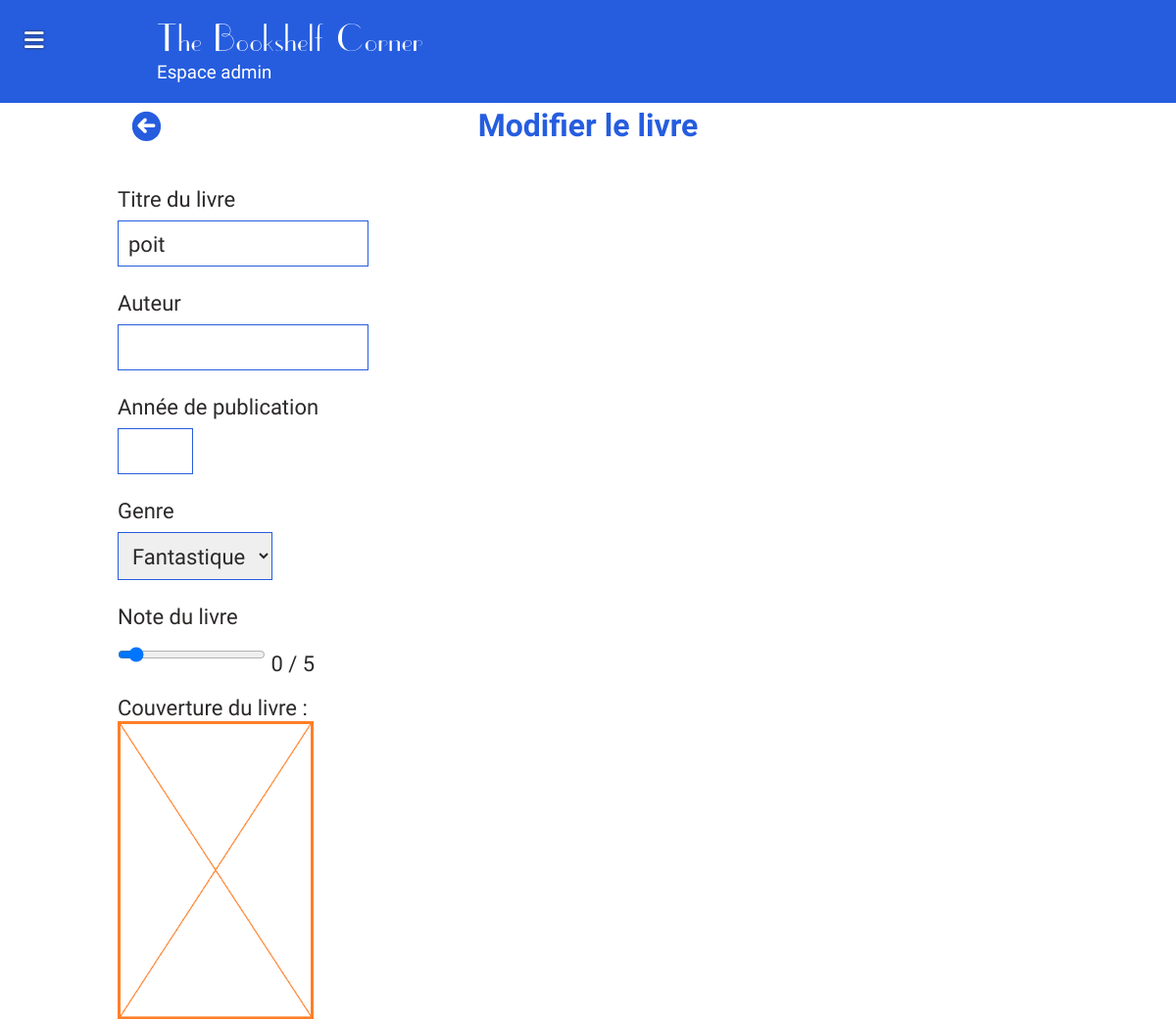
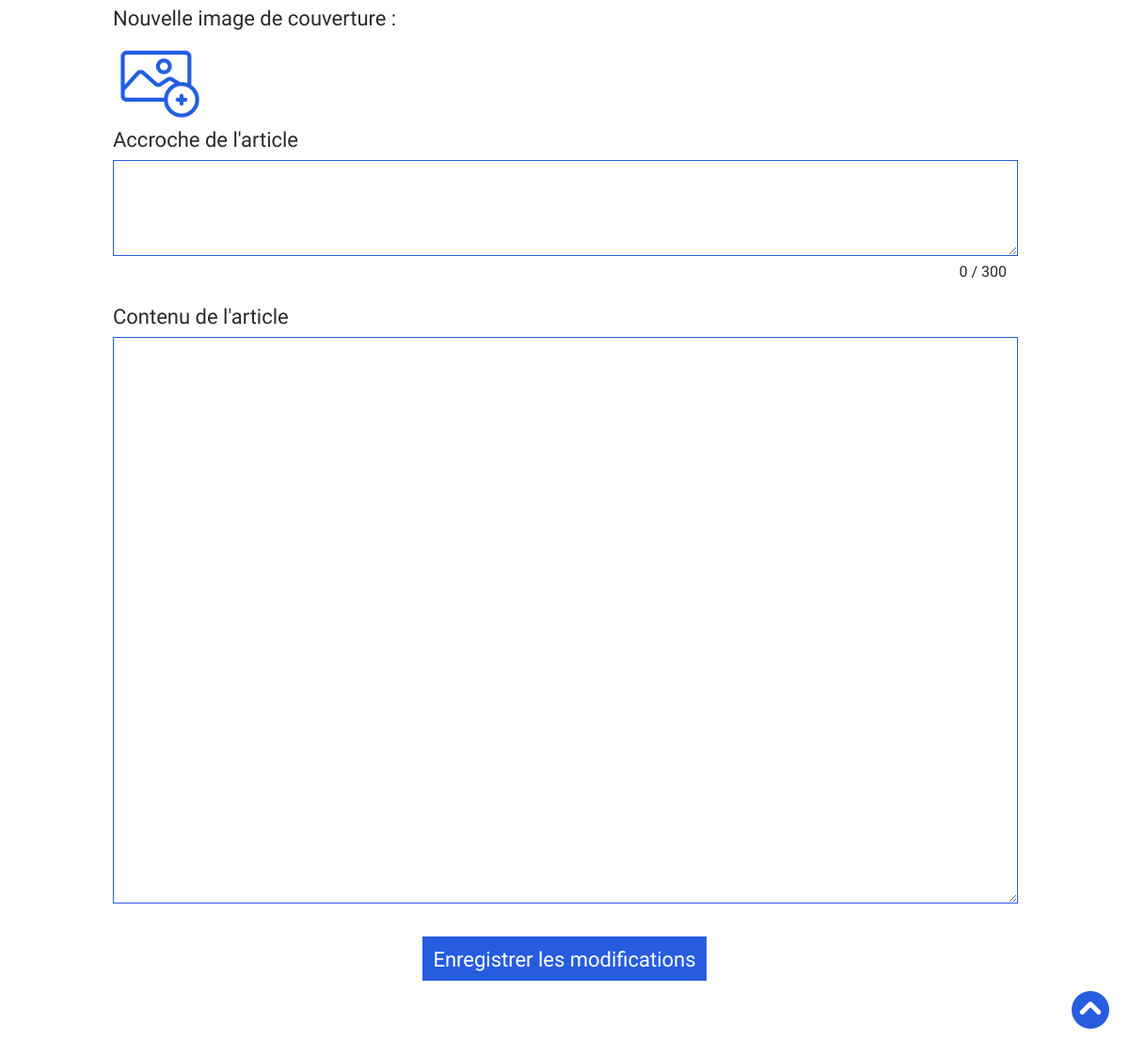
/indexAdmin.php?action=livresmodify&id=64 (signed in), run on the app's committed database (2 pictures, top to bottom).
### tables this page shows
CREATE TABLE IF NOT EXISTS `website` (
  `id` int(11) NOT NULL AUTO_INCREMENT,
  `logo` varchar(255) NOT NULL,
  `name` varchar(255) NOT NULL,
  PRIMARY KEY (`id`)
);

CREATE TABLE IF NOT EXISTS `books` (
  `ID` int(11) unsigned NOT NULL AUTO_INCREMENT,
  `title` varchar(255) NOT NULL,
  `created_at` timestamp NOT NULL DEFAULT CURRENT_TIMESTAMP,
  `author` varchar(255) NOT NULL,
  `notation` int(1) NOT NULL,
  `catchphrase` mediumtext NOT NULL,
  `id_genre` int(255) NOT NULL,
  `content` mediumtext NOT NULL,
  `edition` varchar(255) NOT NULL,
  `linkEdition` varchar(500) NOT NULL,
  `picture` varchar(255) NOT NULL DEFAULT 'undefined',
  `location` varchar(255) NOT NULL,
  `year_publication` varchar(255) NOT NULL,
  `slider` varchar(50) NOT NULL DEFAULT '0',
  PRIMARY KEY (`ID`),
  KEY `FK_books_genres` (`id_genre`),
  CONSTRAINT `FK_books_genres` FOREIGN KEY (`id_genre`) REFERENCES `genres` (`id`)
);

### App/Controllers/BookController.php (called while the page is built, shortened)
<?php
class BookController extends Controller{
    function modifyLivre($id){
        $newFirst = new \Projet\Models\BookModel();
        $dataFirst = $newFirst->singleBook($id);
        $datasFirst = $dataFirst->fetch();
        $newSecond = new \Projet\Models\GenreModel();
        $dataSecond = $newSecond->categoriesList();
        $datasSecond = $dataSecond->fetchAll();
        $datas = [
            "book" => $datasFirst,
            "genres" => $datasSecond
        ] ;
        return $this->validAccess("book-modify", $datas);
    }
}

### App/Models/BlogModel.php (called while the page is built, shortened)
<?php
class BlogModel extends Manager{
    public function blogInfo($id){
        $bdd = $this->dbConnect();
        $req = $bdd->prepare('SELECT logo, name FROM website WHERE id = ?');
        $req->execute(array($id));
        return $req;
    }
}

### App/Models/BookModel.php (called while the page is built, shortened)
<?php
class BookModel extends Manager{
    public function singleBook($id){
        $bdd = $this->dbConnect();
        $req = $bdd->prepare(
            'SELECT books.id, title, DATE_FORMAT(created_at, "%d %M %Y") AS date, author, notation, catchphrase, content, books.picture, year_publication, category
            FROM books
            INNER JOIN genres
            ON books.id_genre = genres.id
            WHERE books.id = ?');
        $req->execute(array($id));
        return $req;
    }
}

### App/Models/GenreModel.php (called while the page is built, shortened)
<?php
class GenreModel extends Manager{
    public function categoriesList(){
        $bdd = $this->dbConnect();
        $req = $bdd->prepare(
            'SELECT id, category
            FROM genres
            ORDER BY category ASC');
        $req->execute();
        return $req;
    }
}

### App/Views/admin/book-modify.php (the view, shortened to what this page needs)
<?php $currentPageTitle = "Modifier le livre";
include_once('./App/Views/admin/layouts/header.php');?>
<section id="book-form" class="container-lg">
<div class="retour"><a href="indexAdmin.php?action=livres"><i class="fas fa-arrow-circle-left"></i></a></div>
    <h1 class="text-center">Modifier le livre</h1>
    <form action="indexAdmin.php?action=livresmodifyPost&id=<?= $datas['book']['id'];?>" method="post" enctype="multipart/form-data">
        <div class="flex justify-between">
            <div>
                <div>
                    <p><label for="newTitle">Titre du livre</label></p>
                    <p><input type="text" name="newTitle" id="newTitle" value="<?= $datas['book']['title']; ?>"></p>
                </div>
                <div>
                    <p><label for="newAuthor">Auteur</label></p>
                    <p><input type="text" name="newAuthor" id="newAuthor" value="<?= $datas['book']['author']; ?>"></p>
                </div>
                <div>
                    <p><label for="newYear_publication">Année de publication</label></p>
                    <p><input type="text" name="newYear_publication" id="newYear_publication" size="4" value="<?= $datas['book']['year_publication']; ?>"></p>
                </div>
                <div>
                    <p><label for="newGenre">Genre</label></p>
                    <select id="newGenre" name="newGenre">
                        <?php foreach ($datas['genres'] as $data) { ?>
                            <option value="<?= $data['category']; ?>"
                                <?php if($datas['book']['category'] == $data['category'] ) { echo "selected" ;} ; ?>
                            ><?= $data['category']; ?></option>
                        <?php }; ?>
                    </select>
                </div>
                <div>
                    <p><label for="newNotation">Note du livre</label></p>
                    <p><input name="newNotation" id="newNotation" type="range" min="0" max="5" step="1" value="<?= $datas['book']['notation']; ?>">
                    <output id="range-result"><?= $datas['book']['notation']; ?></output> / 5</p>
                </div>
                <div>
                <p>Couverture du livre :</p>
                <img class="old-picture" src="./App/Public/Books/images/<?= $datas['book']['picture'] ; ?>" alt="Image de profil de <?= $datas['book']['title']; ?>">
            </div>
                <div>
                    <p id="displayImg">Nouvelle image de couverture :</p>
                    <label for="picture" class="custom-file-upload ajout">
                        <img src="./App/Public/Admin/images/picture.png" alt="Ajouter une image">
                    </label>
                </div>
            </div>
            <div class="zones-text">
                <div>
                    <p><label for="newCatchphrase">Accroche de l'article</label></p>
                    <textarea class="catchphrase" name="newCatchphrase" id="newCatchphrase" maxlength="300"><?= $datas['book']['catchphrase']; ?></textarea>
                    <p id="count"><span id="counter">0</span> / 300</p>
                </div>
                <div>
                    <p><label for="newContent">Contenu de l'article</label></p>
                    <textarea class="content" name="newContent" id="newContent"><?= $datas['book']['content']; ?></textarea>
                </div>
            </div>
        </div>
        <p class="text-center"><input type="submit" value="Enregistrer les modifications"></p>
    </form>
</section>
<?php include_once('./App/Views/admin/layouts/footer.php');?>

### App/Views/admin/layouts/header.php (shortened to what this page needs)
<?php include_once('./App/Views/admin/layouts/head.php');
 ?>
<header>
    <div id="bandeau-admin">
        <div class="container">
            <h2><?= $blog['name']; ?></h2>
            <h3>Espace admin</h3>
        </div>
        <div id="open-menu" class="menu-toggle mobile"><i class="fas fa-bars"></i></div>
    </div>
</header>
<div class="container flex justify-between">
    <main >
    <?php if($_GET['action'] !== "livres" && $_GET['action'] !== "livresview"){;?>
        <div id="back-to-top">
            <a href="#bandeau-admin" title="Retour en haut de la page"><i class="fa-solid fa-circle-chevron-up"></i></a>
        </div>
    <?php } ;?>

### App/Public/Admin/css/style.css (style rules this page uses)
:root { --rouge: #ee5f4f; --dashboard: #265ddf ; --anthracite: rgb(44, 41, 41); }
main { width: 100%; }
p, a, textarea { font-size: 22px; }
* { padding:0; margin:0; color:var(--anthracite); font-family: 'roboto', 'Times New Roman', Times, serif; }
h1, h1 span { text-align: center; margin-bottom: 40px; font-size: 2rem; color: var(--dashboard); }
a { text-decoration: none; }
.text-center { text-align: center; }
.flex { display: flex; flex-wrap: wrap; }
.justify-between { justify-content: space-between; }
.container { width: 90%; margin: 0 auto; }
#bandeau-admin { background-color: var(--dashboard); padding: 20px 0; }
#bandeau-admin h2, #bandeau-admin h3 { color: white; font-weight: normal; margin-left: 40px; }
#bandeau-admin h2 { font-size: 2.5rem; letter-spacing: .1rem; font-family:'uppereastsideregular', 'Times New Roman', Times, serif; }
#back-to-top { position: fixed; right: 20px; bottom: 50px; z-index: 999999999; }
#back-to-top i { border: 1px solid white; border-radius: 50px; color: var(--dashboard); background-color: white; font-size: 2.5rem; }
#open-menu { position: absolute; top: 25px; left: 25px; font-size: 1.4rem; z-index: 9999999; }
#open-menu i { color: white; text-shadow: 0px 0px 3px var(--anthracite); }
#comment-modify input, #comment-modify textarea, .one-cat input, #parameters input, #account input, #book-form input, #book-form option, #book-form select { padding: 8px 10px; font-size: 22px; }
#comment-modify input, #comment-modify textarea, .one-cat input, #parameters input, #account input, #book-form input, #book-form select, #book-form textarea { margin-top: 8px; margin-bottom: 22px; border: 1px solid var(--dashboard); }
input[type='submit'], a.btn, button.btn { margin-top: 20px; color: white; font-size: 1.3rem; background-color: var(--dashboard); padding: 10px 20px; cursor: pointer; border: none; }
.custom-file-upload-cat, .custom-file-upload { position: relative; height: 100px; width: 100px; }
.custom-file-upload { display: block; }
.custom-file-upload-cat img, .custom-file-upload img { height: 100px; width: 100px; }
.retour, .delete { position: sticky; top: 20px; padding-top: 10px; margin-bottom: -40px; }
.retour { margin-left: 15px; }
.retour i { font-size: 1.8rem; font-weight: bold; color: var(--dashboard); background-color: white; box-shadow: inset 0 0 0 2px var(--dashboard); border-radius: 20px; }
.content, .catchphrase { white-space: pre-line; }
.zones-text { width: 100%; }
textarea.catchphrase { min-width: 100%; max-width: 100%; min-height: 100px; }
textarea.content { min-width: 100%; max-width: 100%; min-height: 600px; }
img.old-picture { width: 200px; }
#book-form #count { font-size: 1rem; margin-bottom: 22px; margin-top: -22px; text-align: right; padding-right: 10px; }
@media screen and (min-width:993px) { .container { max-width: 80%; margin: 0 auto; } }
@media screen and (min-width:993px) { .retour, .delete { margin-bottom: -40px; cursor: pointer; } }

### data on the page
website: name "The Bookshelf Corner"
books: newTitle "poit", newNotation "0", notation "0", picture (picture)

### other printed values
form field newGenre "Fantastique"
